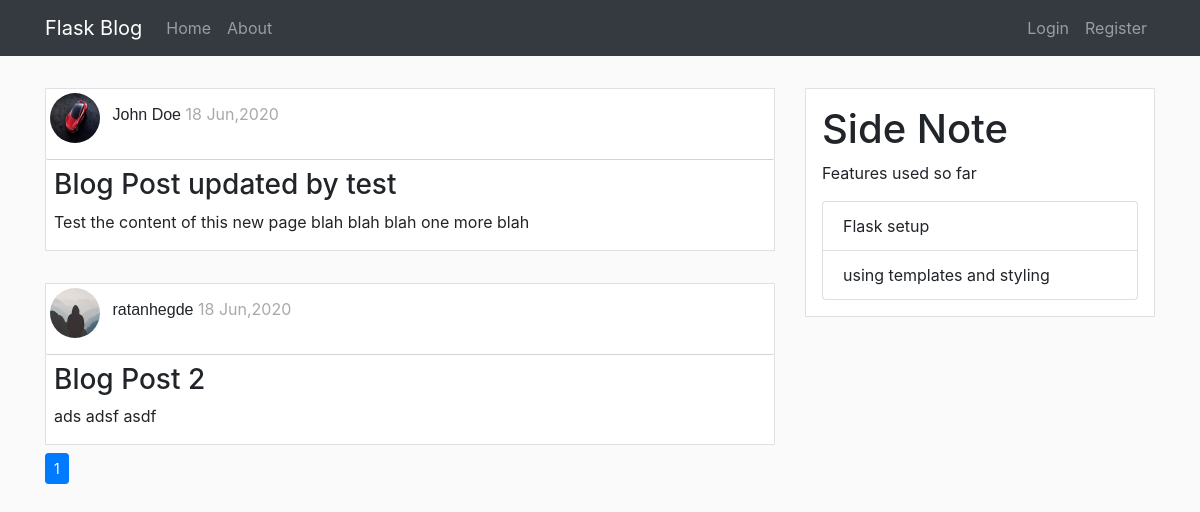
The page /home on the database its author committed.
### flaskBlog/models.py (models this page shows, shortened)
class Post(db.Model):
    id = db.Column(db.Integer , primary_key = True)
    title = db.Column(db.String(100), nullable=False)
    date_posted = db.Column(db.DateTime, nullable=False, default=datetime.utcnow)
    content = db.Column(db.Text, nullable=False)
    user_id = db.Column(db.Integer, db.ForeignKey('user.id'), nullable=False)

class User(db.Model, UserMixin):
    id = db.Column(db.Integer , primary_key = True)
    username = db.Column(db.String(20), unique=True , nullable=False)
    email = db.Column(db.String(120), unique=True , nullable=False)
    image_file = db.Column(db.String(20), nullable=False, default='default.jpg')
    password = db.Column(db.String(60), nullable=False)
    posts = db.relationship('Post', backref='author', lazy=True)

### flaskBlog/routes.py (the view)
@app.route("/")
@app.route("/home")
def home():
    page_no = request.args.get('page',1,type=int)
    posts= Post.query.order_by(Post.date_posted.desc()).paginate(page=page_no,per_page=5)
    return render_template('home.html', posts=posts)

### flaskBlog/templates/home.html
{% extends 'layout.html' %}
{% block content %}
    {% for post in posts.items %}
        <div class="article border">
            <div class="post-metadata">
                <img class="rounded-circle mt-1 ml-1" src="{{ url_for('static',filename='profile_pics/'+post.author.image_file) }}" alt="" id="post_img">
                <span class="Postauthor ml-2"><a href="#">{{ post.author.username }}</a></span>
                <span class="Postdate mr-1"> {{ post.date_posted.strftime('%d %b,%Y') }}</span>
            </div>
            <h3 class="mt-2 ml-2 mr-2"><a href="{{ url_for('post',post_id=post.id) }}">{{ post.title }}</a></h3>
            <p class="ml-2">{{ post.content }}</p>
        </div>
    {% endfor %}
    <nav aria-label="Page navigation example" class="mt-2">
        <ul class="pagination pagination-sm">
          {% for page_num in posts.iter_pages(left_edge=1,right_edge=1,left_current=1,right_current=1) %}
            {% if page_num %}
                {% if page_num == posts.page %}
                    <li class="page-item active"><a class="page-link" href="{{ url_for('home',page=page_num )}}">{{ page_num }} <span class="sr-only">(current)</span> </a></li>
                {% else %}
                    <li class="page-item"><a class="page-link" href="{{ url_for('home',page=page_num )}}">{{ page_num }}</a></li>
                {% endif %}
            {% else %}
            <li class="page-item">...</li>
            {% endif %}
          {% endfor %}
        </ul>
      </nav>
{% endblock %}

### flaskBlog/templates/layout.html (shortened to what this page needs)
<!doctype html>
<html lang="en">
<head>
    <link rel="stylesheet" href="https://stackpath.bootstrapcdn.com/bootstrap/4.5.0/css/bootstrap.min.css"
>
    <link rel="stylesheet" href="{{ url_for('static',filename='main.css') }}">
</head>
<body>
    <nav class="navbar navbar-expand-lg navbar-dark bg-dark">
        <div class="container">
            <a class="navbar-brand" href="{{ url_for('home') }}">Flask Blog</a>
            <div class="collapse navbar-collapse" id="navbarSupportedContent">
                <ul class="navbar-nav mr-auto">
                    <li class="nav-item">
                        <a class="nav-link" href="{{ url_for('home') }}">Home</a>
                    </li>
                    <li class="nav-item">
                        <a class="nav-link" href="{{ url_for('about') }}">About</a>
                    </li>
                </ul>
                <ul class="navbar-nav ml-auto">
                    {% if current_user.is_authenticated %}
                        <li class="nav-item">
                            <a class="nav-link" href="{{ url_for('new_post') }}">New Post</a>
                        </li>
                        <li class="nav-item">
                            <a class="nav-link" href="{{ url_for('account') }}">My Account</a>
                        </li>
                        <li class="nav-item">
                            <a class="nav-link" href="{{ url_for('logout') }}">Logout</a>
                        </li>
                    {% else %}
                        <li class="nav-item">
                            <a class="nav-link" href="{{ url_for('login') }}">Login</a>
                        </li>
                        <li class="nav-item">
                            <a class="nav-link" href="{{ url_for('register') }}">Register</a>
                        </li>
                    {% endif %}
                </ul>
            </div>
        </div>
    </nav>
    <div class="container">
        <div class="row">
            <div class="col-md-8">
                {% block content %}
                {% endblock %}
            </div>
            <div class="col-md-4">
                <div class="border">
                    <h1>Side Note</h1>
                    <p>Features used so far</p>
                    <ul class="list-group">
                        <li class="list-group-item">Flask setup</li>
                        <li class="list-group-item">using templates and styling</li>
                    </ul>
                </div>
            </div>
        </div>
    </div>
</body>
</html>

### flaskBlog/static/main.css (style rules this page uses)
body { background: #fafafa; }
a { color: inherit; }
.col-md-4 div { margin-top: 2rem; padding: 1rem; background-color: #ffffff; }
.article { margin-top: 2rem; background-color: #ffffff; }
.Postauthor { font-family: sans-serif; font-weight: 300; }
.Postdate { color: darkgray; }
.post-metadata { padding-bottom: 1rem; border-bottom: 1px solid lightgray; border-radius: 2px; border-width: 80%; }
#post_img { height: 50px; width: 50px; }

### rows shown on the page
Post: image_file (picture), author.username "John Doe", date_posted "18 Jun,2020", title "Blog Post updated by test", content "Test the content of this new page blah blah blah one more blah"
Post: image_file (picture), author.username "ratanhegde", date_posted "18 Jun,2020", title "Blog Post 2", content "ads adsf asdf"

### other values the page prints
{{ page_num }} "1"
